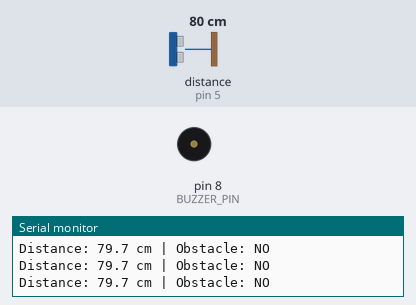
This sketch was run on a simulated Arduino Uno, built with avr-gcc and run on an emulated ATmega328P. On the bench: buzzer (waves = sounding), the last lines printed to the serial monitor. Wiring (inferred from the names in the program): ultrasonic range finder: trigger pin 4; echo pin 5. The test bench sets the inputs (shaded band); at power-on: distance to the obstacle (sensor on pin 5) 80 cm. The echo pulse lasts 58.3 µs per cm.

Above: at 1.7 s.
1.8 s: distance to the obstacle (sensor on pin 5) set to 23 cm
3.3 s: distance to the obstacle (sensor on pin 5) set to 18 cm
At 4.2 s:
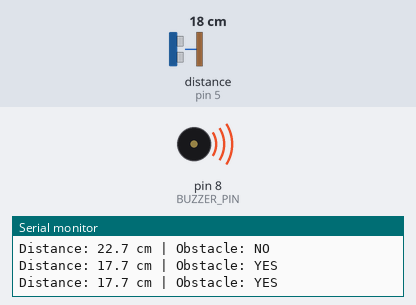
Timing chart, 0 to 6.3 s (numbered marks = the images above; inputs shaded):
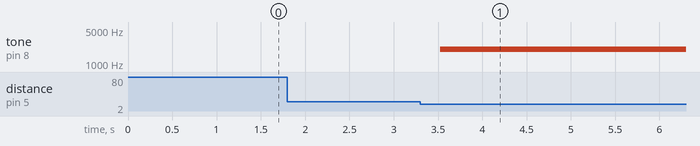

Measured:
- the behaviour switches between 21 and 20 cm on distance to the obstacle (sensor on pin 5) (found by bisection; images 0 and 1)
- after the input at 3.3 s, tone on pin 8 (BUZZER_PIN): silent → 2000 Hz after 0.23 s

The sketch:

voinex.ino
```cpp
const byte TRIG_PIN = 4;
const byte ECHO_PIN = 5;
const byte BUZZER_PIN = 8;

const float OBSTACLE_DISTANCE_CM = 20.0;

void setup() {
  pinMode(TRIG_PIN, OUTPUT);
  pinMode(ECHO_PIN, INPUT);
  pinMode(BUZZER_PIN, OUTPUT);

  Serial.begin(115200);
  delay(500);

  digitalWrite(TRIG_PIN, LOW);
  noTone(BUZZER_PIN);
}

void loop() {
  // Send a 10-microsecond trigger pulse
  digitalWrite(TRIG_PIN, LOW);
  delayMicroseconds(2);

  digitalWrite(TRIG_PIN, HIGH);
  delayMicroseconds(10);
  digitalWrite(TRIG_PIN, LOW);

  // Measure echo duration, with a 30 ms timeout
  unsigned long duration = pulseIn(ECHO_PIN, HIGH, 30000);

  bool obstacleDetected = false;
  float distanceCm = 0.0;

  if (duration > 0) {
    // Sound travels approximately 0.0343 cm per microsecond
    distanceCm = (duration * 0.0343) / 2.0;

    if (distanceCm <= OBSTACLE_DISTANCE_CM) {
      obstacleDetected = true;
      tone(BUZZER_PIN, 2000);  // 2 kHz buzzer tone
    } else {
      noTone(BUZZER_PIN);
    }
  } else {
    // No echo received
    noTone(BUZZER_PIN);
  }

  // Telemetry output on one line
  Serial.print("Distance: ");

  if (duration == 0) {
    Serial.print("No Echo");
  } else {
    Serial.print(distanceCm, 1);
    Serial.print(" cm");
  }

  Serial.print(" | Obstacle: ");
  Serial.println(obstacleDetected ? "YES" : "NO");

  delay(500);
}
```
